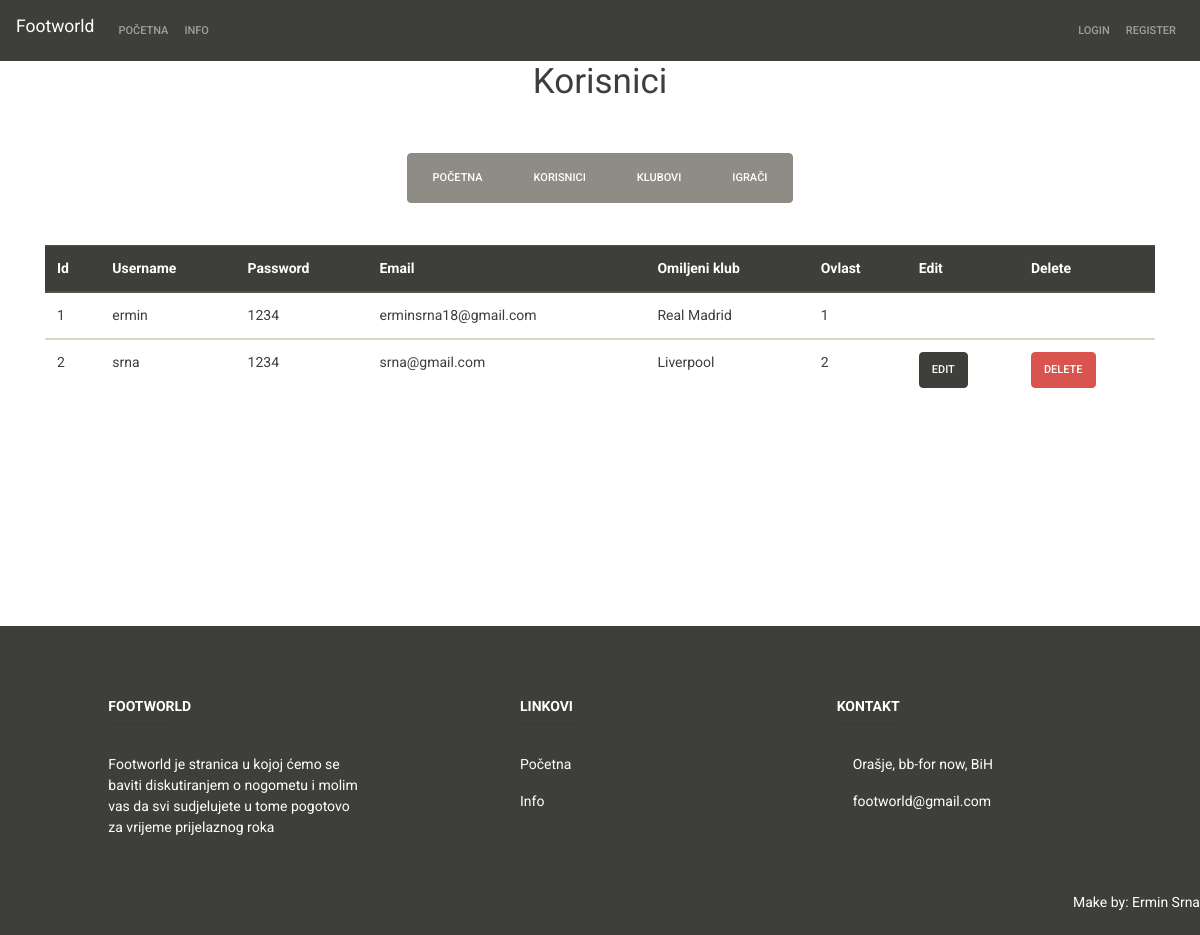
/admin/index, run on the app's committed database.
### tables this page shows
CREATE TABLE `korisnik` (
  `id_user` int(11) NOT NULL,
  `username` varchar(255) NOT NULL,
  `password` varchar(255) NOT NULL,
  `mail` varchar(255) NOT NULL,
  `OmiljeniKlub` varchar(255) NOT NULL,
  `id_ovlast` int(2) NOT NULL
);

### application/controllers/Admin.php (called while the page is built, shortened)
<?php
    class Admin extends CI_Controller
    {
        public function index()
        {
            $data['korisnik']= $this->Admin_model->get_users();
            $this->load->view('templates/header');
            $this->load->view('admin/index',$data);
            $this->load->view('templates/footer');
        }
    }

### index.php (called while the page is built, shortened)
<?php
require_once BASEPATH.'core/CodeIgniter.php';

### application/models/Admin_model.php (called while the page is built, shortened)
<?php
    class Admin_model extends CI_Model
    {
        public function get_users()
    {
        $query = $this->db->get('korisnik');
        return $query->result_array();
    }
    }

### application/views/admin/index.php (the view)
<h1 align="center"> Korisnici </h1>
<br><br>
<div align="center">
<div class="btn-group btn-group-toggle" data-toggle="buttons">
    <label class="btn btn-secondary">
        <a class="btn text-white" href="<?php echo base_url(); ?>admin/view">Početna</a>
    </label>
    <label class="btn btn-secondary">
        <a class="btn text-white" href="<?php echo base_url(); ?>admin/index">Korisnici</a>
    </label>
    <label class="btn btn-secondary">
        <a class="btn text-white" href="<?php echo base_url(); ?>admin/club">Klubovi</a>
    </label>
    <label class="btn btn-secondary">
    <a class="btn text-white" href="<?php echo base_url(); ?>admin/player">Igrači</a>
    </label>
</div>
</div>
<table class="table">
  <thead class="thead-dark">
    <tr>
      <th scope="col">Id</th>
      <th scope="col">Username</th>
      <th scope="col">Password</th>
      <th scope="col">Email</th>
      <th scope="col">Omiljeni klub</th>
      <th scope="col">Ovlast</th>
      <th scope="col">Edit</th>
      <th scope="col">Delete</th>
    </tr>
  </thead>
<?php foreach($korisnik as $u) : ?>
  <tbody>
    <tr>
        <td><?php echo $u['id_user']; ?></td>
        <td><?php echo $u['username']; ?></td>
        <td><?php echo $u['password']; ?></td>
        <td><?php echo $u['mail']; ?></td>
        <td><?php echo $u['OmiljeniKlub']; ?></td>
        <td><?php echo $u['id_ovlast']; ?></td><br>
       <?php if($u['id_ovlast'] != 1) : ?>
        <td><a class="btn btn-dark" href="<?php echo base_url(); ?>admin/edit/<?php echo $u['id_user']; ?>">Edit</a></td>
        <td><a class="btn btn-danger" href="<?php echo base_url(); ?>admin/delete/<?php echo $u['id_user']; ?>">Delete</a></td>
      <?php endif;?>
      </tr>
<?php endforeach; ?>
</tbody>
</table>

### data on the page
korisnik: id_user "1", username "ermin", password "1234", mail "erminsrna18@gmail.com", OmiljeniKlub "Real Madrid", id_ovlast "1"
korisnik: id_user "2", username "srna", password "1234", mail "srna@gmail.com", OmiljeniKlub "Liverpool", id_ovlast "2"
